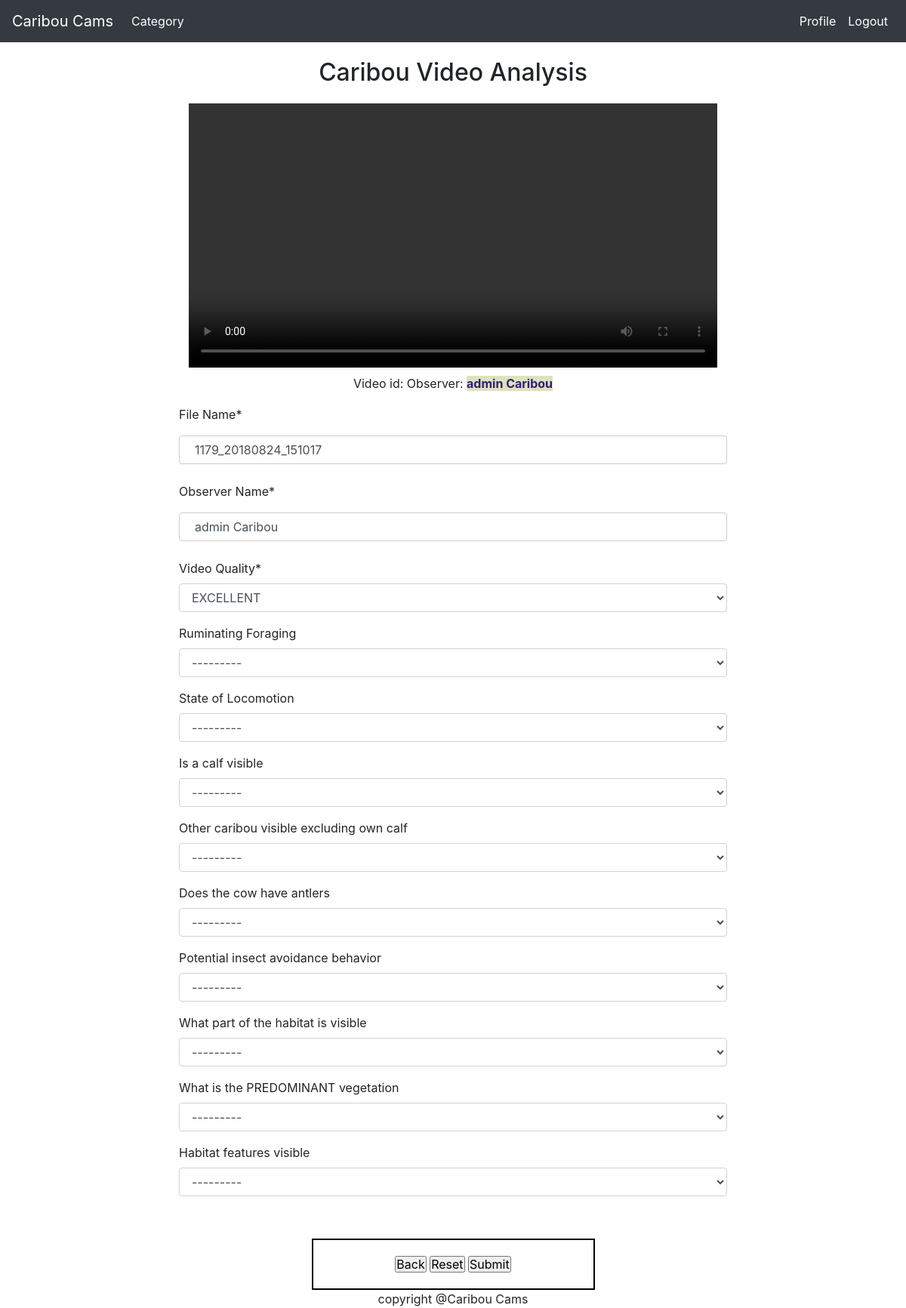
The page /analysis/classification/1179_20180824_151017/ (signed in) on the database its author committed.
### analysis/models.py (models this page shows, shortened)
class Result(models.Model):
    File_Name = models.CharField(max_length=60, primary_key=True)
    Observer_Name = models.CharField(max_length=40)
    Cam_ID = models.IntegerField(default=0)
    Date = models.CharField(max_length=8, default='')
    Time = models.CharField(max_length=6, default='')
    Week_Num = models.IntegerField(default=0)
    Choices_Video_Quality = (
        ('Excellent', 'EXCELLENT'),
        ('Good_to_Fair', 'GOOD to FAIR'),
        ('Poor', 'POOR'),
        ('Extremely_Obstructed', 'EXTREMELY OBSTRUCTED'),
    )
    Video_Quality = models.CharField(max_length=20,
                                     choices=Choices_Video_Quality,)
    Choices_Ruminating_Foraging = (
        ('Chewing', 'CHEWING'),
        ('Drinking', 'DRINKING'),
        ('Eating', 'EATING'),
        ('Licking', 'LICKING soil for minerals but did not eat'),
        ('None', 'None of the above'),
        ('Ruminating', 'RUMINATING'),
    )
    Ruminating_Foraging=models.CharField(max_length=12,
                                         choices=Choices_Ruminating_Foraging,)
    Choices_State_of_Locomotion = (
        ('Napping', 'Napping'),
        ('Running', 'Running'),
        ('Stationary_Awake', 'Stationary Awake'),
        ('Wading/Swimming', 'Wading/Swimming'),
        ('Walking', 'Walking'),
    )
    State_of_Locomotion=models.CharField(max_length=20,
                                         choices=Choices_State_of_Locomotion,)
    Choices_Is_a_calf_visible = (
        ('No', 'No'),
        ('Yes_her_own', 'Yes – her own'),
        ('Yes_possibly_her_own', 'Yes – possibly her own'),
        ('Yes_with_another_cow', 'Yes – with another cow'),
    )
    Is_a_calf_visible=models.CharField(max_length=20,
                                       choices=Choices_Is_a_calf_visible,)
    Choices_Other_caribou_visible_excluding_own_calf = (
        ('No', 'No'),
        ('Yes', 'Yes'),
        ('Yes_herd', 'Yes – herd'),
        ('Yes_one_to_a_few', 'Yes – one to a few individuals'),
    )
    Other_caribou_visible_excluding_own_calf=models.CharField(max_length=20,
                                                              choices=Choices_Other_caribou_visible_excluding_own_calf,)
    Choices_Does_the_cow_have_antlers = (
        ('cant see', "Can't see/Not sure/Not relevant"),
        ('No', 'No'),
        ('Yes', 'Yes'),
    )
    Does_the_cow_have_antlers=models.CharField(max_length=20,
                                               choices=Choices_Does_the_cow_have_antlers,)
    MultiChoices_Potential_insect_avoidance_behavior = (
        ('Shook_its_head', 'Shook its head'),
        ('Kept_nose_Ground', 'Kept its nose still AND on the ground'),
        ('Scratched', 'Scratched'),
        ('Sought_snow_patch', 'Sought snow patch'),
        ('Huddled', 'Huddled'),
        ('None', 'None of the above'),
    )
    Potential_insect_avoidance_behavior=MultiSelectField(choices=MultiChoices_Potential_insect_avoidance_behavior,
                                                         )
    Choices_What_part_of_the_habitat_is_visible = (
        ('Ground_immediate_surroundings', 'Ground and immediate surroundings'),
        ('None', 'None'),
        ('Only_ground', 'Only ground'),
    )
    What_part_of_the_habitat_is_visible=models.CharField(max_length=35,
                                                         choices=Choices_What_part_of_the_habitat_is_visible,)
    Choices_What_is_the_PREDOMINANT_vegetation = (
        ('Poor_visibility', 'Poor visibility of predominant vegetation'),
        ('Alpine_Tundra', 'Alpine Tundra'),
        ('Lichen/Moss/Herbaceous', 'Lichen/Moss/Herbaceous'),
        ('Shrubby', 'Shrubby'),
        ('Forested–Deciduous', 'Forested – Deciduous'),
        ('Forested–Coniferous', 'Forested – Coniferous'),
        ('Unvegetated_Areas', 'Unvegetated Areas'),
    )
    What_is_the_PREDOMINANT_vegetation=models.CharField(max_length=30,
                                                        choices=Choices_What_is_the_PREDOMINANT_vegetation,
                                                        )
    Choices_Habitat_features_visible = (
        ('Snow_cover_1–50%', 'Snow cover 1–50%'),
        ('Snow_cover_50–100%', 'Snow cover 50–100%'),
        ('Water', 'Water'),
        ('Burn_area', 'Burn area'),
        ('Human_signs', 'Human signs'),
        ('None', 'None of the above'),
    )
    Habitat_features_visible=models.CharField(max_length=20,
                                              choices=Choices_Habitat_features_visible,
                                              )

### analysis/views.py (the view, shortened to what this page needs)
# urls.py: path('classification/<video_id>/', views.ResultPrefilled, name='analysis-classification-prefilled'),
@login_required
def ResultPrefilled(request, video_id):
    searchQuery = Result.objects.filter(File_Name=video_id)
    if searchQuery.exists():
        result = Result.objects.get(File_Name=video_id)
        prefilledName = {'Observer_Name': request.user.first_name + ' ' + request.user.last_name}
        if request.method == "POST":
            form = ResultForm(instance=result, data=request.POST, initial=prefilledName)
            if form.is_valid():
                form.save()
                messages.success(request, f'Analysis for video:{video_id} has been submitted successfully!')
                return redirect('analysis-category')
        else:
            form = ResultForm(instance=result, initial=prefilledName)
    return render(request, 'analysis/classification.html', {'form': form, 'videoPath': videoPath, 'videoID': videoID})

### analysis/forms.py
class ResultForm(ModelForm):    # Inherit ModelForm class
    class Meta:
        model = Result          # target model
        fields = '__all__'      # 允许编辑的字段
        exclude = {'Cam_ID', 'Date', 'Time', 'Week_Num'}  # 排除的字段
    def __init__(self, *args, **kwargs):
        super(ResultForm, self).__init__(*args, **kwargs)
        self.fields['Ruminating_Foraging'].required = False
        self.fields['State_of_Locomotion'].required = False
        self.fields['Is_a_calf_visible'].required = False
        self.fields['Other_caribou_visible_excluding_own_calf'].required = False
        self.fields['Does_the_cow_have_antlers'].required = False
        self.fields['Potential_insect_avoidance_behavior'].required = False
        self.fields['What_part_of_the_habitat_is_visible'].required = False
        self.fields['What_is_the_PREDOMINANT_vegetation'].required = False
        self.fields['Habitat_features_visible'].required = False

### analysis/templates/analysis/classification.html (shortened to what this page needs)
{% extends 'bases/base.html' %}
{% load static %}
{% load crispy_forms_tags %}
{% block head %}
  <link rel="stylesheet" href="{% static 'bases/normalize.css' %}">
  <link rel="stylesheet" href="{% static 'bases/layout.css' %}">
  <link rel="stylesheet" type="text/css" href="{% static 'analysis/hb.css' %}">
{% endblock %}
{% block content %}
  <div class="tbody-bkg">
    <div id="classification-content">
      <h1>Caribou Video Analysis</h1>
      <video  width="700"  src="{% static videoPath %}" controls></video>
    </div>
    <div id="form_content">
		<div id="videoInfo">
			<label>Video id:</label>
			<label>Observer:</label>
			<span>{{ user.first_name }} {{ user.last_name }}</span>
		</div>
    <form method="POST">
        <fieldset class="form-group">
        {{ form|crispy }}
        </fieldset>
        <div id="confirmationField">
            <a href="{% url 'analysis-category' %}">
                <input type="button" value="Back" >
            </a>
            <input type="reset" value="Reset">
            <input type="submit" value="Submit">
        </div>
      </form>
    </div>
    <footer>copyright @Caribou Cams</footer>
  </div>
{% endblock %}

### bases/templates/bases/base.html (shortened to what this page needs)
{% load static %}
<!DOCTYPE html>
<head>
    <link rel="stylesheet" href="https://stackpath.bootstrapcdn.com/bootstrap/4.4.1/css/bootstrap.min.css">
	<link rel="stylesheet" href="{% static 'bases/signin.css' %}">
	{% block head %}{% endblock %}
</head>
<body>
    <nav class="navbar navbar-expand navbar-dark bg-dark">
      <a class="navbar-brand" href="{% url 'bases-home' %}">Caribou Cams</a>
      <div class="collapse navbar-collapse" id="navbarsExample02">
        <ul class="navbar-nav mr-auto">
          <li class="nav-item active">
            <a class="nav-link" href="{% url 'analysis-category' %}">Category<span class="sr-only">(current)</span></a>
          </li>
        </ul>
      </div>
        <div class="navbar-nav">
              {% if user.is_authenticated %}
                <a class="nav-item nav-link active" href="{% url 'accounts-profile' %}">Profile</a>
                <a class="nav-item nav-link active" href="{% url 'accounts-logout' %}">Logout</a>
              {% else %}
                  <a class="nav-item nav-link active" href="{% url 'accounts-login' %}">Login</a>
                  <a class="nav-item nav-link active" href="{% url 'bases-training' %}">Register</a>
              {% endif %}
            </div>
    </nav>
	{% block content %}{% endblock %}
</body>
</html>

### bases/static/bases/signin.css (style rules this page uses)
input[type=text], input[type=password] { width: 100%; padding: 12px 20px; margin: 8px 0; display: inline-block; border: 1px solid #ccc; box-sizing: border-box; }
body { background-image: url('../img/background.jpg'); }

### bases/static/bases/layout.css (style rules this page uses)
* { margin: 0; padding: 0; }
body { background-image: url('../img/background.jpg'); }
footer { text-align: center; }
#form_content { -webkit-box-sizing: border-box; -moz-box-sizing: border-box; box-sizing: border-box; max-width: 750px; width: 100% auto; margin: 0 auto; overflow-x: hidden; overflow-y: auto; }
#confirmationField { text-align: center; margin: auto; margin-top: 30px; padding: 20px; width: 50%; border-style: solid; border-width: 2px; border-color: black; }
#videoInfo { padding: auto; margin: 3px auto; width: 550px; text-align: center; }
#videoInfo span { background: #DCE2BE; font-weight: bold; color: #351C75; }

### analysis/static/analysis/hb.css (style rules this page uses)
.tbody-bkg { background-color: rgba(255,255,255,0.5); width: 800px; margin: auto; padding: 0em; padding-bottom: 2.5em; padding-bottom: 0; position: relative; top: 0px; height: auto; }
#classification-content { text-align: center; }

### rows shown on the page
Result: File_Name "1179_20180824_151017", Observer_Name "admin Caribou", Video_Quality "EXCELLENT", Ruminating_Foraging "---------", State_of_Locomotion "---------", Is_a_calf_visible "---------", Other_caribou_visible_excluding_own_calf "---------", Does_the_cow_have_antlers "---------", Potential_insect_avoidance_behavior "---------", What_part_of_the_habitat_is_visible "---------", What_is_the_PREDOMINANT_vegetation "---------", Habitat_features_visible "---------"

### other values the page prints
{{ user.first_name }} "admin"
{{ user.last_name }} "Caribou"
